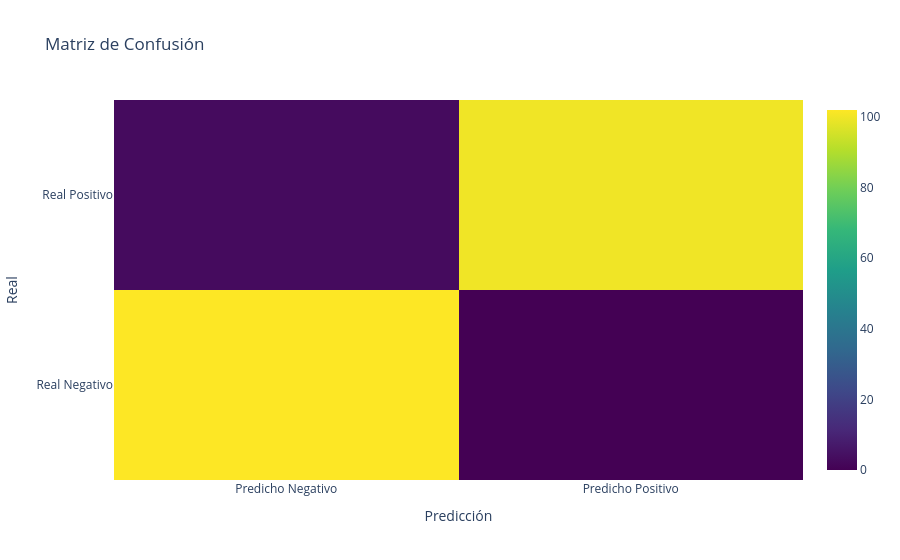

The notebook cell saved with this chart:
### Markdown cell above
**CONCLUSION:** Las métricas obtenidas evidencian un excelente desempeño del modelo de clasificación. Se alcanzó una exactitud (Accuracy) del 99%, lo que indica que la gran mayoría de las predicciones fueron correctas. Para la clase 0 (sin enfermedad), el modelo obtuvo un Recall de 100%, identificando correctamente todos los pacientes sanos presentes en el conjunto de prueba. Por su parte, para la clase 1 (con enfermedad), alcanzó un Recall de 97%, detectando correctamente la mayoría de los pacientes enfermos. Además, los valores de Precision y F1-Score cercanos a 1.0 en ambas clases reflejan un equilibrio adecuado entre la capacidad de detección y la reducción de errores de clasificación, lo que sugiere que el modelo es altamente confiable para este problema.

### Code cell
# SE GRAFICA LA MATRIZ DE CONFUSION EN PLOTLY
fig = go.Figure(data=go.Heatmap(z=matriz_confusion, x=["Predicho Negativo", "Predicho Positivo"], y=["Real Negativo", "Real Positivo"], colorscale="Viridis"))
fig.update_layout(title="Matriz de Confusión", xaxis_title="Predicción", yaxis_title="Real")
fig.show()

### Figure 1 — Plotly figure (JSON) as saved in the notebook; plotly's stock layout.template omitted (floating-point values rounded to 4 significant figures)
{"data": [{"colorscale": [[0, "#440154"], [0.1111, "#482878"], [0.2222, "#3e4989"], [0.3333, "#31688e"], [0.4444, "#26828e"], [0.5556, "#1f9e89"], [0.6667, "#35b779"], [0.7778, "#6ece58"], [0.8889, "#b5de2b"], [1, "#fde725"]], "type": "heatmap", "x": ["Predicho Negativo", "Predicho Positivo"], "y": ["Real Negativo", "Real Positivo"], "z": [[102, 0], [3, 100]]}], "layout": {"title": {"text": "Matriz de Confusión"}, "xaxis": {"title": {"text": "Predicción"}}, "yaxis": {"title": {"text": "Real"}}}}
